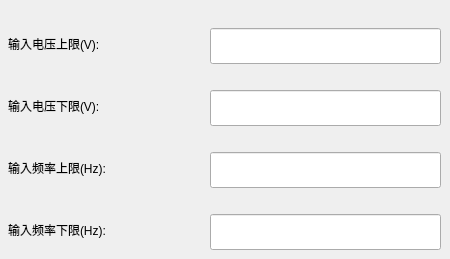
        <widget class="QWidget" name="page_3">
         <widget class="QLabel" name="label_Mains_Frequence_Low_limit">
          <property name="geometry">
           <rect>
            <x>8</x>
            <y>214</y>
            <width>201</width>
            <height>31</height>
           </rect>
          </property>
          <property name="text">
           <string>输入频率下限(Hz):</string>
          </property>
         </widget>
         <widget class="QLabel" name="label_Mains_Voltage_Low_limit">
          <property name="geometry">
           <rect>
            <x>8</x>
            <y>90</y>
            <width>201</width>
            <height>31</height>
           </rect>
          </property>
          <property name="sizePolicy">
           <sizepolicy hsizetype="Expanding" vsizetype="Preferred">
            <horstretch>0</horstretch>
            <verstretch>0</verstretch>
           </sizepolicy>
          </property>
          <property name="text">
           <string>输入电压下限(V):</string>
          </property>
         </widget>
         <widget class="QLabel" name="label_Mains_Frequence_Top_limit">
          <property name="geometry">
           <rect>
            <x>8</x>
            <y>152</y>
            <width>191</width>
            <height>31</height>
           </rect>
          </property>
          <property name="text">
           <string>输入频率上限(Hz):</string>
          </property>
         </widget>
         <widget class="QLineEdit" name="Mains_Voltage_Top_limit">
          <property name="geometry">
           <rect>
            <x>210</x>
            <y>28</y>
            <width>231</width>
            <height>36</height>
           </rect>
          </property>
          <property name="font">
           <font>
            <pointsize>16</pointsize>
           </font>
          </property>
          <property name="focusPolicy">
           <enum>Qt::NoFocus</enum>
          </property>
          <property name="alignment">
           <set>Qt::AlignCenter</set>
          </property>
         </widget>
         <widget class="QLineEdit" name="Mains_Frequence_Top_limit">
          <property name="geometry">
           <rect>
            <x>210</x>
            <y>152</y>
            <width>231</width>
            <height>36</height>
           </rect>
          </property>
          <property name="font">
           <font>
            <pointsize>16</pointsize>
           </font>
          </property>
          <property name="focusPolicy">
           <enum>Qt::NoFocus</enum>
          </property>
          <property name="alignment">
           <set>Qt::AlignCenter</set>
          </property>
         </widget>
         <widget class="QLineEdit" name="Mains_Frequence_Low_limit">
          <property name="geometry">
           <rect>
            <x>210</x>
            <y>214</y>
            <width>231</width>
            <height>36</height>
           </rect>
          </property>
          <property name="font">
           <font>
            <pointsize>16</pointsize>
           </font>
          </property>
          <property name="focusPolicy">
           <enum>Qt::NoFocus</enum>
          </property>
          <property name="alignment">
           <set>Qt::AlignCenter</set>
          </property>
         </widget>
         <widget class="QLabel" name="label_Mains_Voltage_Top_limit">
          <property name="geometry">
           <rect>
            <x>8</x>
            <y>28</y>
            <width>191</width>
            <height>31</height>
           </rect>
          </property>
          <property name="sizePolicy">
           <sizepolicy hsizetype="Expanding" vsizetype="Preferred">
            <horstretch>0</horstretch>
            <verstretch>0</verstretch>
           </sizepolicy>
          </property>
          <property name="text">
           <string>输入电压上限(V):</string>
          </property>
         </widget>
         <widget class="QLineEdit" name="Mains_Voltage_Low_limit">
          <property name="geometry">
           <rect>
            <x>210</x>
            <y>90</y>
            <width>231</width>
            <height>36</height>
           </rect>
          </property>
          <property name="font">
           <font>
            <pointsize>16</pointsize>
           </font>
          </property>
          <property name="focusPolicy">
           <enum>Qt::NoFocus</enum>
          </property>
          <property name="alignment">
           <set>Qt::AlignCenter</set>
          </property>
         </widget>
        </widget>
